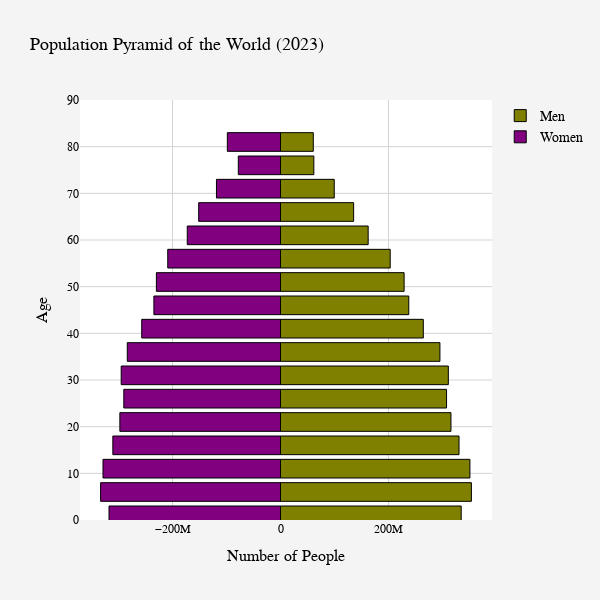

Source (notebook cell):
### Code cell
# Creating a population pyramid of the world
py.init_notebook_mode(connected=True)

layout_world1 = go.Layout(
    title="World Population Pyramid (2023)",
    title_font=dict(size=18, color='black'),
    barmode='overlay',
    width=600,
    height=600,
    paper_bgcolor='#f4f4f4',
    plot_bgcolor='#ffffff',
    font=dict(family="Arial, sans-serif", size=14, color="black"),
    xaxis=dict(
        title='Number of People',
        title_font=dict(size=16),
        tickfont=dict(size=12),
        gridcolor='lightgray'
    ),
    yaxis=dict(
        range=[0, 90],
        title='Age',
        title_font=dict(size=16),
        tickfont=dict(size=12),
        gridcolor='lightgray'
    ),
    showlegend=True
)

bins_world1 = [go.Bar(x = world.loc[str(2023),:].filter(regex="Male").values,
               y = [int(s[:2])+1 for s in ages],
               orientation='h',
               name='Men',
               marker=dict(color='olive', line=dict(color='black', width=1)),
               hoverinfo='skip'
               ),

        go.Bar(x = -world.loc[str(2023),:].filter(regex="Female").values,
               y=[int(s[:2])+1 for s in ages],
               orientation='h',
               name='Women',
               marker=dict(color='purple', line=dict(color='black', width=1)),
               hoverinfo='skip',
               )
        ]

py.iplot(dict(data=bins_world1, layout=layout_world1))

### Figure 1 — Plotly figure (JSON) as saved in the notebook; plotly's stock layout.template omitted (floating-point values rounded to 4 significant figures)
{"data": [{"hoverinfo": "skip", "marker": {"color": "olive", "line": {"color": "black", "width": 1}}, "name": "Men", "orientation": "h", "type": "bar", "x": [334765288, 353677898, 350908323, 330734289, 315810689, 307639362, 310933348, 295368359, 264576185, 237668148, 229011272, 203254223, 162420898, 135500657, 99573175, 61764493, 60745503], "y": [1, 6, 11, 16, 21, 26, 31, 36, 41, 46, 51, 56, 61, 66, 71, 76, 81]}, {"hoverinfo": "skip", "marker": {"color": "purple", "line": {"color": "black", "width": 1}}, "name": "Women", "orientation": "h", "type": "bar", "x": [-317720103, -333286965, -328854130, -310627065, -297607203, -290279991, -295121795, -283877044, -257096669, -234564251, -229951766, -208886865, -172758277, -151572611, -118632451, -78182123, -98504674], "y": [1, 6, 11, 16, 21, 26, 31, 36, 41, 46, 51, 56, 61, 66, 71, 76, 81]}], "layout": {"barmode": "overlay", "font": {"color": "black", "family": "Arial, sans-serif", "size": 14}, "height": 600, "paper_bgcolor": "#f4f4f4", "plot_bgcolor": "#ffffff", "showlegend": true, "title": {"font": {"color": "black", "size": 18}, "text": "Population Pyramid of the World (2023)"}, "width": 600, "xaxis": {"gridcolor": "lightgray", "tickfont": {"size": 12}, "title": {"font": {"size": 16}, "text": "Number of People"}}, "yaxis": {"gridcolor": "lightgray", "range": [0, 90], "tickfont": {"size": 12}, "title": {"font": {"size": 16}, "text": "Age"}}}}
